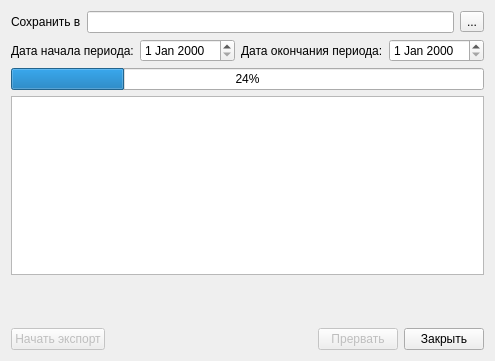
<?xml version="1.0" encoding="UTF-8"?>
<ui version="4.0">
 <class>ExportVMPCases</class>
 <widget class="QDialog" name="ExportVMPCases">
  <property name="geometry">
   <rect>
    <x>0</x>
    <y>0</y>
    <width>479</width>
    <height>361</height>
   </rect>
  </property>
  <property name="windowTitle">
   <string>Экспорт талонов ВМП</string>
  </property>
  <layout class="QGridLayout">
   <item row="2" column="0">
    <layout class="QHBoxLayout" name="horizontalLayout">
     <item>
      <widget class="QLabel" name="label_2">
       <property name="text">
        <string>Дата начала периода:</string>
       </property>
      </widget>
     </item>
     <item>
      <widget class="CDateEdit" name="edtBegDate"/>
     </item>
     <item>
      <widget class="QLabel" name="lblEndDate">
       <property name="text">
        <string>Дата окончания периода:</string>
       </property>
      </widget>
     </item>
     <item>
      <widget class="CDateEdit" name="edtEndDate"/>
     </item>
     <item>
      <spacer name="horizontalSpacer">
       <property name="orientation">
        <enum>Qt::Horizontal</enum>
       </property>
       <property name="sizeHint" stdset="0">
        <size>
         <width>40</width>
         <height>20</height>
        </size>
       </property>
      </spacer>
     </item>
    </layout>
   </item>
   <item row="6" column="0">
    <widget class="QLabel" name="statusLabel">
     <property name="text">
      <string/>
     </property>
    </widget>
   </item>
   <item row="7" column="0">
    <spacer>
     <property name="orientation">
      <enum>Qt::Vertical</enum>
     </property>
     <property name="sizeHint" stdset="0">
      <size>
       <width>20</width>
       <height>40</height>
      </size>
     </property>
    </spacer>
   </item>
   <item row="5" column="0">
    <widget class="QTextBrowser" name="logBrowser"/>
   </item>
   <item row="4" column="0">
    <widget class="CProgressBar" name="progressBar">
     <property name="value">
      <number>24</number>
     </property>
     <property name="orientation">
      <enum>Qt::Horizontal</enum>
     </property>
    </widget>
   </item>
   <item row="0" column="0">
    <layout class="QHBoxLayout">
     <property name="spacing">
      <number>6</number>
     </property>
     <property name="margin">
      <number>0</number>
     </property>
     <item>
      <widget class="QLabel" name="label">
       <property name="text">
        <string>Сохранить в</string>
       </property>
      </widget>
     </item>
     <item>
      <widget class="QLineEdit" name="edtDirPath"/>
     </item>
     <item>
      <widget class="QToolButton" name="btnSelectDir">
       <property name="text">
        <string>...</string>
       </property>
      </widget>
     </item>
    </layout>
   </item>
   <item row="8" column="0">
    <layout class="QHBoxLayout">
     <property name="spacing">
      <number>6</number>
     </property>
     <property name="margin">
      <number>0</number>
     </property>
     <item>
      <widget class="QPushButton" name="btnExport">
       <property name="enabled">
        <bool>false</bool>
       </property>
       <property name="text">
        <string>Начать экспорт</string>
       </property>
      </widget>
     </item>
     <item>
      <spacer>
       <property name="orientation">
        <enum>Qt::Horizontal</enum>
       </property>
       <property name="sizeHint" stdset="0">
        <size>
         <width>40</width>
         <height>20</height>
        </size>
       </property>
      </spacer>
     </item>
     <item>
      <widget class="QPushButton" name="btnAbort">
       <property name="enabled">
        <bool>false</bool>
       </property>
       <property name="text">
        <string>Прервать</string>
       </property>
      </widget>
     </item>
     <item>
      <widget class="QPushButton" name="btnClose">
       <property name="text">
        <string>Закрыть</string>
       </property>
      </widget>
     </item>
    </layout>
   </item>
  </layout>
 </widget>
 <customwidgets>
  <customwidget>
   <class>CProgressBar</class>
   <extends>QProgressBar</extends>
   <header>library/ProgressBar.h</header>
  </customwidget>
  <customwidget>
   <class>CDateEdit</class>
   <extends>QDateEdit</extends>
   <header>library/DateEdit.h</header>
  </customwidget>
 </customwidgets>
 <resources/>
 <connections/>
</ui>
